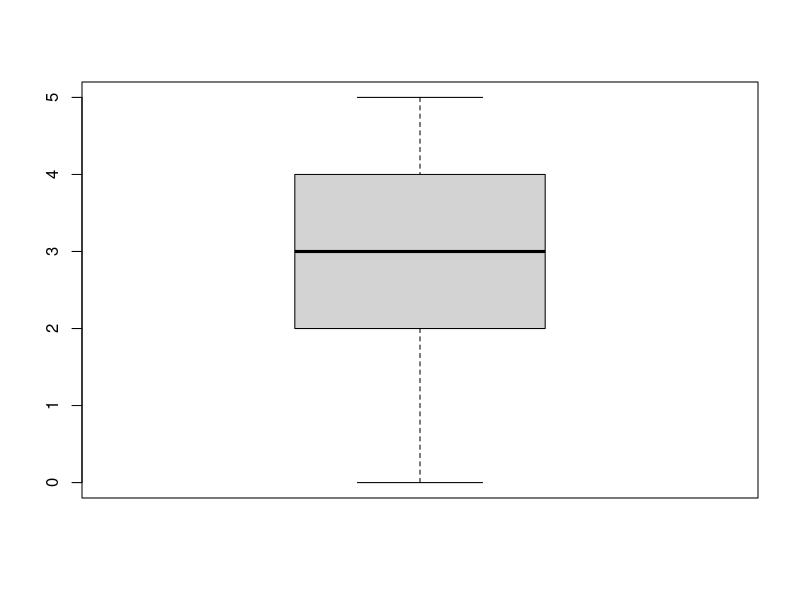
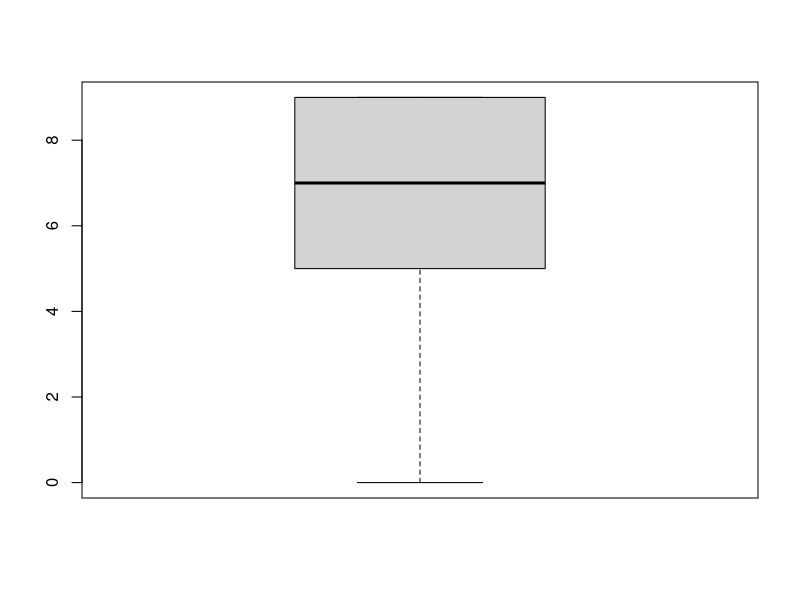

Write R code to recreate these figures, in order.
# R Statistics Essential Training
# Ex01_03
# Taking a first look at the interface

# Play around with computational skills of R
a <- c(0, 2, 3, 4, 5)
b <- c(9, 7, 9, 5, 0)

d <- c(-1, 4, 5, 3, 2)

c <- a + b
c

e <- d - a
e

# Descriptive Stats 
boxplot(a)
boxplot.stats(a)
boxplot(b)
